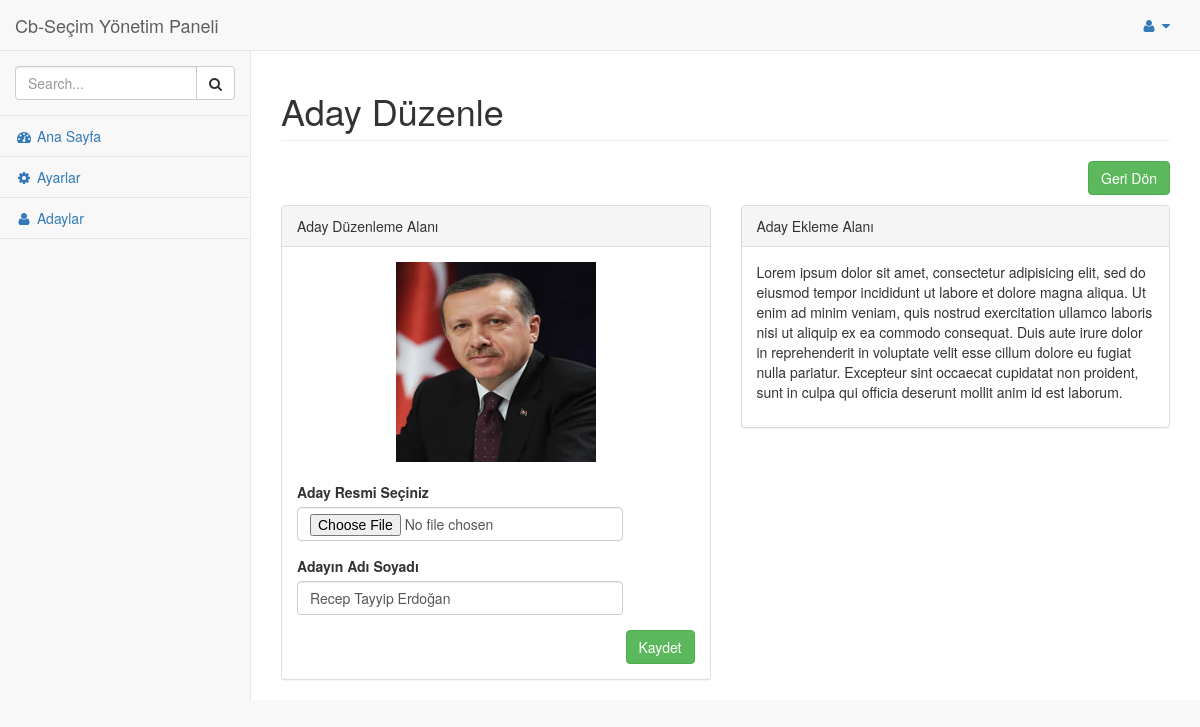
Screenshot of /admin/aday_duzenle.php?cb_duzenle=ok&id=49 (signed in) with the database file from the repository.
### tables this page shows
CREATE TABLE IF NOT EXISTS `aday` (
  `id` int(11) NOT NULL AUTO_INCREMENT,
  `ad_soyad` varchar(100) NOT NULL,
  `resim` varchar(150) NOT NULL,
  `sira` smallint(3) NOT NULL,
  `sef` varchar(255) NOT NULL,
  `tarih` datetime NOT NULL DEFAULT CURRENT_TIMESTAMP,
  PRIMARY KEY (`id`)
);

### admin/config/database.php (called while the page is built, shortened)
<?php
class DB {
	static $pdo = null;
	static $charset = 'UTF8';
	static $last_stmt = null;
	public static function instance()
	{
		return
			self::$pdo == null ?
				self::init() :
				self::$pdo;
	}
	public static function init()
	{
		self::$pdo = new PDO(
			'mysql:host=' . MYSQL_HOST .';dbname=' . MYSQL_DB,
			MYSQL_USER,
			MYSQL_PASS
		);
		self::$pdo->exec('SET NAMES `' . self::$charset . '`');
		self::$pdo->setAttribute(PDO::ATTR_DEFAULT_FETCH_MODE, PDO::FETCH_OBJ);
	    self::$pdo->exec("SET NAMES 'utf8'; SET CHARSET 'utf8'");
		return self::$pdo;
	}
	public static function query($query, $bindings = null)
	{
		if(is_null($bindings))
		{
			if(!self::$last_stmt = self::instance()->query($query))
				return false;
		}
		else
		{
			self::$last_stmt = self::prepare($query);
			if(!self::$last_stmt->execute($bindings))
				return false;
		}
		return self::$last_stmt;
	}
	public static function getRow($query, $bindings = null)
	{
		if(!$stmt = self::query($query, $bindings))
			return false;
		return $stmt->fetch();
	}
	public static function __callStatic($name, $arguments)
	{
		return call_user_func_array(
			array(self::instance(), $name),
			$arguments
		);
	}
}

### admin/aday_duzenle.php (the view, shortened to what this page needs)
<?php include "header.php" ; ?>
        <div id="page-wrapper">
            <div class="row">
                <div class="col-lg-12">
                    <h1 class="page-header">Aday Düzenle</h1>
                </div>
            </div>
             <div align="right" style="margin-bottom:10px">
                 <button  class="btn btn-success " onclick="goBack()" >Geri Dön</button>
            </div>
            <div class="row">
                <div class="col-md-6">
                    <div class="panel panel-default">
                     <div class="panel-heading">
                            Aday Düzenleme Alanı
                    </div>
                    <div class="panel-body">
                        <?php
                           $aday= DB::getRow("SELECT * FROM aday Where id=?",array($_GET['id'])) ?>
                          <form id="uploadImage"  enctype="multipart/form-data">
                              <div align="center"> <img id="resim" src="img/aday/<?=$aday->resim;?>" width="200" height="200"></div> <br>
                              <div class="form-group row">
                                <label for="inputName" class="col-sm-6 col-form-label">Aday Resmi Seçiniz</label>
                                <div class="col-sm-10">
                                  <input type="file" class="form-control" id="file" >
                                </div>
                              </div>
                              <div class="form-group row">
                                <label for="inputName" class="col-sm-6 col-form-label">Adayın Adı Soyadı</label>
                                <div class="col-sm-10">
                                  <input type="text" class="form-control" id="adi" value="<?=$aday->ad_soyad;?>">
                                </div>
                              </div>
                               <div align="right">
                                <button  class="btn btn-success " name="aday_duzenle">Kaydet</button>
                              </div>
                         </form>
                      </div>
               </div>
                </div>
                <div class="col-md-6">
                    <div class="panel panel-default">
                     <div class="panel-heading">
                            Aday Ekleme Alanı
                    </div>
                    <div class="panel-body">
                      <p>Lorem ipsum dolor sit amet, consectetur adipisicing elit, sed do eiusmod
                      tempor incididunt ut labore et dolore magna aliqua. Ut enim ad minim veniam,
                      quis nostrud exercitation ullamco laboris nisi ut aliquip ex ea commodo
                      consequat. Duis aute irure dolor in reprehenderit in voluptate velit esse
                      cillum dolore eu fugiat nulla pariatur. Excepteur sint occaecat cupidatat non
                      proident, sunt in culpa qui officia deserunt mollit anim id est laborum.</p>
                      </div>
               </div>
                </div>
           </div>
    </div>
<?php include_once "footer.php"; ?>

### rows the page displays
aday: resim (picture), ad_soyad "Recep Tayyip Erdoğan"
